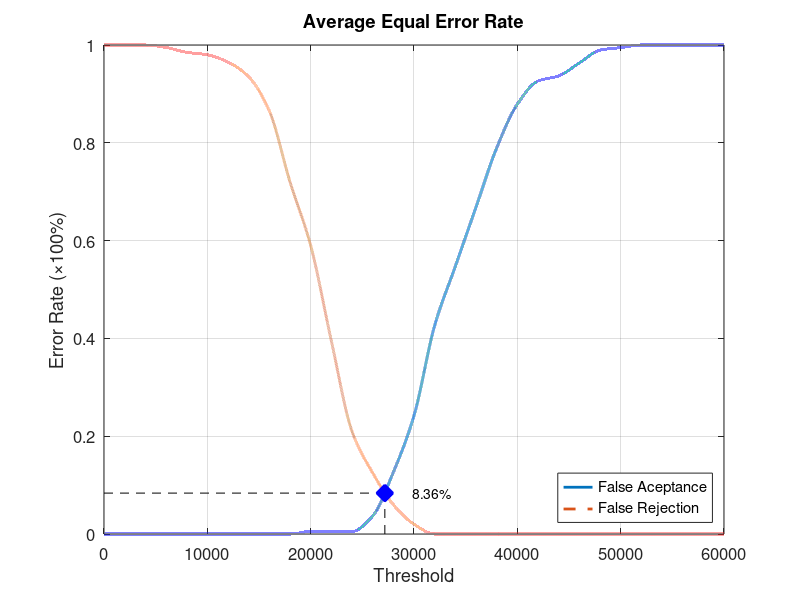
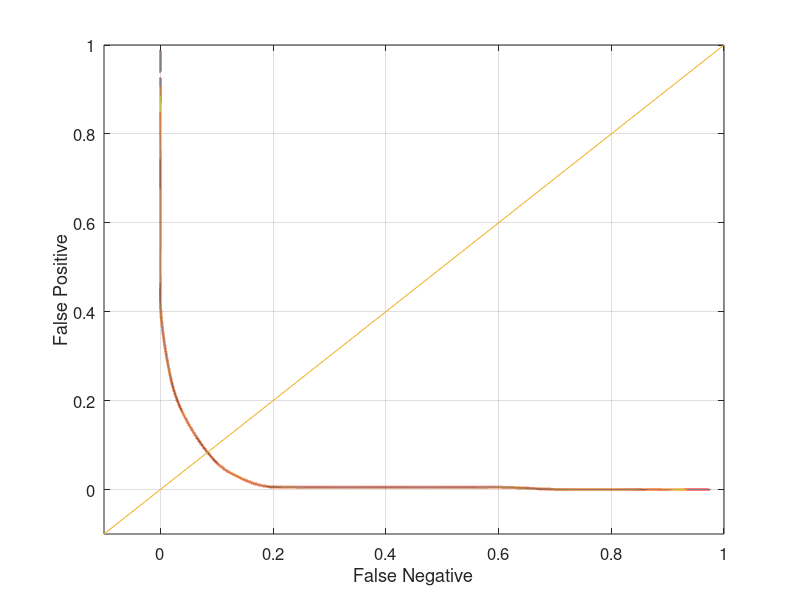

MATLAB code for these plots, in order:
function yEER = Database1_4
close all;
clear;
clc;
x = 0:2000:60000;
xq = 0:0.5:60000;

y0 = [0 0 0 0 0 0 0 0 0 0 0.00526316 0.00526316 0.00526316 0.0368421 0.126316 0.242105 0.426316 0.547368 0.668421 0.789474 0.878947 0.926316 0.936842 0.963158 0.989474 0.994737 1 1 1 1 1];
yy0 = interp1(x, y0, xq, 'pchip');
y1 = [1 1 1 0.995 0.985 0.98 0.965 0.935 0.865 0.72 0.59 0.395 0.21 0.125 0.06 0.02 0 0 0 0 0 0 0 0 0 0 0 0 0 0 0];
yy1 = interp1(x, y1, xq, 'pchip');

% Calculating EER: 
y2 = abs(y0 - y1);
find(y2 == min(y2))
yy2 = abs(yy0 - yy1);
xEER = find(yy2 == min(yy2));
xEERIndex = xq(xEER) % X-axis EER
yEER = yy0(xEER) % Y-axis EER

main = figure
plot(xq, yy0,'-','LineWidth', 2);	hold on
plot(xq, yy1,'--','LineWidth', 2);	hold on
plot([xEERIndex xEERIndex], [0 yEER], 'k--');	hold on
plot([0 xEERIndex], [yEER yEER], 'k--');	hold on
plot(xEERIndex, yEER, 'bx', 'LineWidth', 10);	hold on
text(xEERIndex + 10 * xEERIndex / 100, yEER, [num2str(round((10000 * yEER)) / 100) '%'])
legend('False Aceptance', 'False Rejection', 'Location', 'SouthEast')
xlabel('Threshold')
ylabel('Error Rate (\times100%)')
title('Average Equal Error Rate')
set(gca, 'FontSize', 12)
axis([0 60000 0 1])
grid on

print(main, 'Database1_4Main', '-dpng');
FNRxFPR = figure('Color', [1 1 1]);
plot(yy1, yy0, '-', yy1, yy0, 'LineWidth', 2);
hold on
y = -0.1:0.1:1
plot(y, y); 
set(gca, 'FontSize', 12)
xlabel('False Negative')
ylabel('False Positive')
axis([-0.1 1 -0.1 1])
set(gca, 'FontSize', 12)
grid on

print(FNRxFPR, 'Database1_4FNRxFPR','-dpng');
end
